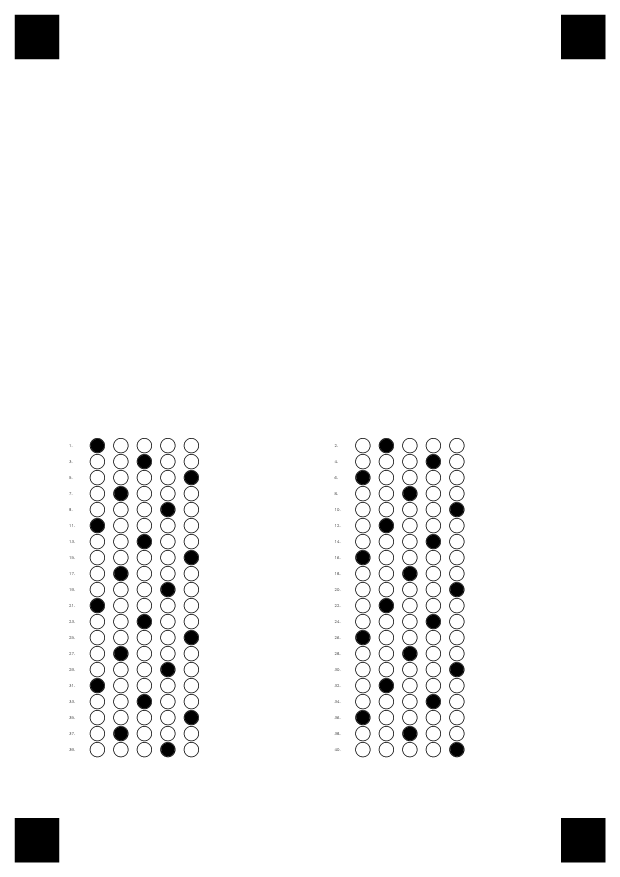
#> input picture backend/test_images/5-imtihon-simulated.jpg, 2480 x 3508 px (shown at 1/4 size)
$ python direct_test_simulated.py
#> lines starting #> are read from the running program, lines starting #| are printed output that depends on the picture; after the words box and inside, x2 and y2 are one past the last pixel; in counts of white or black regions, pixels touching at a corner belong together
"""
Direct test - load image without ImageProcessor
"""
import cv2
import numpy as np

print("=" * 80)
print("DIRECT TEST - NO IMAGE PROCESSOR")
print("=" * 80)
print()

# Load image directly
img = cv2.imread('test_images/5-imtihon-simulated.jpg', cv2.IMREAD_GRAYSCALE)
#> img is the input picture: shape (3508, 2480); min 0, max 255, mean 245.4
if img is None:
    print("ERROR: Cannot load image!")
    exit(1)

print(f"Image size: {img.shape[1]}x{img.shape[0]}")
#| Image size: 2480x3508
print()

# Q1 Bubble A position
px_per_mm = img.shape[1] / 210
#> px_per_mm = 11.81
grid_start_x_mm = 25
grid_start_y_mm = 149
first_bubble_offset_mm = 8

q1_y = int((grid_start_y_mm + 2) * px_per_mm)
#> q1_y = 1783
q1_x_base = int(grid_start_x_mm * px_per_mm)
#> q1_x_base = 295
bubble_a_x = int(q1_x_base + first_bubble_offset_mm * px_per_mm)
#> bubble_a_x = 389
bubble_a_y = q1_y
#> bubble_a_y = 1783
radius = 29

print(f"Q1 Bubble A position: ({bubble_a_x}, {bubble_a_y})")
#| Q1 Bubble A position: (389, 1783)
print(f"Radius: {radius}")
print()

# Extract ROI
roi_radius = int(radius * 1.1)
x1 = max(0, bubble_a_x - roi_radius)
#> x1 = 358
y1 = max(0, bubble_a_y - roi_radius)
#> y1 = 1752
x2 = min(img.shape[1], bubble_a_x + roi_radius)
#> x2 = 420
y2 = min(img.shape[0], bubble_a_y + roi_radius)
#> y2 = 1814

roi = img[y1:y2, x1:x2]
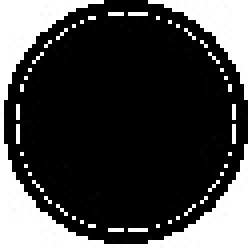
#> roi: shape (62, 62) (shown 4 times larger); min 0, max 255, mean 67.6

print(f"ROI size: {roi.shape[1]}x{roi.shape[0]}")
#| ROI size: 62x62
print(f"ROI position: ({x1}, {y1}) to ({x2}, {y2})")
#| ROI position: (358, 1752) to (420, 1814)
print()

# Create mask
center_x = bubble_a_x - x1
#> center_x = 31
center_y = bubble_a_y - y1
#> center_y = 31

mask = np.zeros(roi.shape, dtype=np.uint8)
cv2.circle(mask, (center_x, center_y), radius, 255, -1)
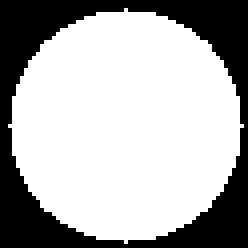
#> mask: shape (62, 62) (shown 4 times larger); 68.4% white; 1 black region, box (x1, y1, x2, y2) and area: (0, 0, 62, 62) 1215

# Get pixels
pixels = roi[mask > 0]
#> pixels = 2629 values, max 255 at index 5, min 0 at index 1, mean 9.56

if len(pixels) > 0:
    mean_brightness = np.mean(pixels)
#> mean_brightness = 9.56
    darkness = (255 - mean_brightness) / 255 * 100
#> darkness = 96.25

    print(f"Mean brightness: {mean_brightness:.1f}")
#| Mean brightness: 9.6
    print(f"Darkness: {darkness:.1f}%")
#| Darkness: 96.3%
    print()

    # Check threshold
    _, binary = cv2.threshold(roi, 127, 255, cv2.THRESH_BINARY_INV)
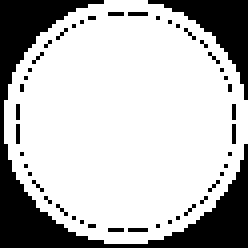
#> binary: shape (62, 62) (shown 4 times larger); 73.5% white; 46 black regions (44 under 20 px), largest, box (x1, y1, x2, y2) and area: (0, 0, 62, 62) 721, (37, 0, 62, 25) 200
    dark_pixels = np.sum(binary[mask > 0] > 0)
#> dark_pixels = 2533
    coverage = dark_pixels / len(pixels) * 100
#> coverage = 96.35

    print(f"Dark pixels (< 127): {dark_pixels}/{len(pixels)}")
#| Dark pixels (< 127): 2533/2629
    print(f"Coverage: {coverage:.1f}%")
#| Coverage: 96.3%
    print()

    if darkness > 90:
        print("✅ BUBBLE IS FILLED (darkness > 90%)")
    elif darkness > 50:
        print("⚠️  BUBBLE MAY BE FILLED (darkness 50-90%)")
    else:
        print("❌ BUBBLE IS NOT FILLED (darkness < 50%)")
else:
    print("❌ ERROR: No pixels in mask!")

print()
print("=" * 80)

# Save debug image
debug_img = cv2.cvtColor(roi, cv2.COLOR_GRAY2BGR)
cv2.circle(debug_img, (center_x, center_y), radius, (0, 255, 0), 2)
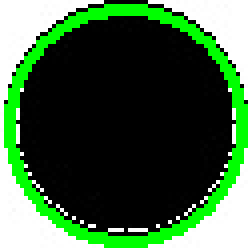
#> debug_img: shape (62, 62, 3) (shown 4 times larger); mean B, G, R 60.8, 96.5, 60.8
cv2.circle(debug_img, (center_x, center_y), 2, (0, 0, 255), -1)
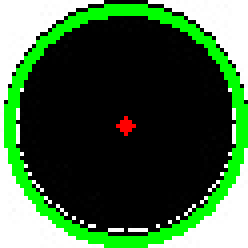
#> debug_img: shape (62, 62, 3) (shown 4 times larger); 0.34% of pixels changed, all inside (x1, y1, x2, y2) = (29, 29, 34, 34)

cv2.imwrite('test_images/debug_direct_test.jpg', debug_img)
print("Debug image saved: test_images/debug_direct_test.jpg")
print()
print("=" * 80)
